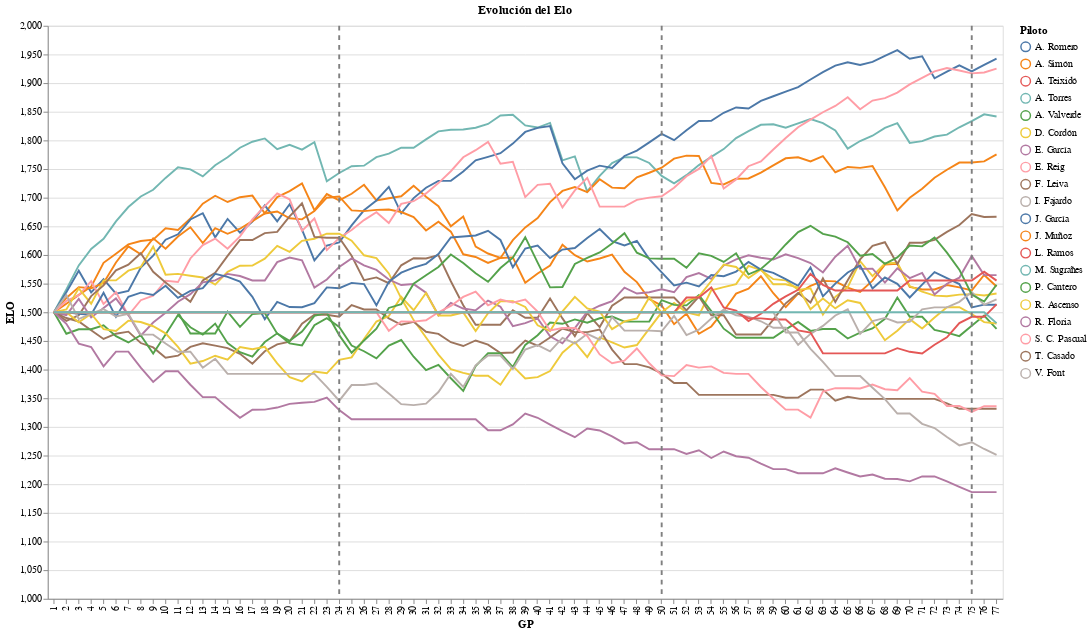

The notebook cell this image was saved under:
### Code cell
selector = alt.selection_point(fields=['Piloto'], bind='legend', toggle='true')

linea_temporada1 = alt.Chart(pd.DataFrame({'GP': [24]})).mark_rule(
    color='gray',
    strokeDash=[5, 5],
    size=2
).encode(
    x='GP:O'
)
linea_temporada2 = alt.Chart(pd.DataFrame({'GP': [50]})).mark_rule(
    color='gray',
    strokeDash=[5, 5],
    size=2
).encode(
    x='GP:O'
)
linea_temporada3 = alt.Chart(pd.DataFrame({'GP': [75]})).mark_rule(
    color='gray',
    strokeDash=[5, 5],
    size=2
).encode(
    x='GP:O'
)
chart_base = alt.Chart(dataframeElos).mark_line().encode(
    x='GP:O',
    y=alt.Y('ELO:Q', scale=alt.Scale(domain=[1000,2000])),
    color='Piloto:N',
    opacity=alt.condition(selector, alt.value(1), alt.value(0.1))
).add_params(
    selector
)
tooltip = alt.Chart(dataframeElos).mark_point(
    opacity=0  # invisible
).encode(
    x='GP:O',
    y=alt.Y('ELO:Q', scale=alt.Scale(domain=[1000,2000])),
    color='Piloto:N',
    tooltip=['ELO:Q']
)

chart_final = (chart_base + linea_temporada1+linea_temporada2+linea_temporada3+tooltip).properties(
    width=1000,
    height=600,
    title='Evolución del Elo'
)
chart_final

### Figure 1 — Vega-Lite specification as saved in the notebook (floating-point values rounded to 4 significant figures; data arrays with more than 128 entries replaced by an {"elided": "..."} marker saying what was removed)
{"config": {"view": {"continuousWidth": 300, "continuousHeight": 300}}, "layer": [{"data": {"name": "data-b3205f72af0539416bdca78cd7d98afb"}, "mark": {"type": "line"}, "encoding": {"color": {"field": "Piloto", "type": "nominal"}, "opacity": {"condition": {"param": "param_18", "value": 1}, "value": 0.1}, "x": {"field": "GP", "type": "ordinal"}, "y": {"field": "ELO", "scale": {"domain": [1000, 2000]}, "type": "quantitative"}}, "name": "view_18"}, {"data": {"name": "data-14295def94170c37ade63d7ce679a333"}, "mark": {"type": "rule", "color": "gray", "size": 2, "strokeDash": [5, 5]}, "encoding": {"x": {"field": "GP", "type": "ordinal"}}}, {"data": {"name": "data-8f21f609cee76ccc639b8b653eb23236"}, "mark": {"type": "rule", "color": "gray", "size": 2, "strokeDash": [5, 5]}, "encoding": {"x": {"field": "GP", "type": "ordinal"}}}, {"data": {"name": "data-039bcbdb345252e7f0b993a7b2f8931e"}, "mark": {"type": "rule", "color": "gray", "size": 2, "strokeDash": [5, 5]}, "encoding": {"x": {"field": "GP", "type": "ordinal"}}}, {"data": {"name": "data-b3205f72af0539416bdca78cd7d98afb"}, "mark": {"type": "point", "opacity": 0}, "encoding": {"color": {"field": "Piloto", "type": "nominal"}, "tooltip": [{"field": "ELO", "type": "quantitative"}], "x": {"field": "GP", "type": "ordinal"}, "y": {"field": "ELO", "scale": {"domain": [1000, 2000]}, "type": "quantitative"}}}], "height": 600, "params": [{"name": "param_18", "select": {"type": "point", "fields": ["Piloto"], "toggle": "true"}, "bind": "legend", "views": ["view_18"]}], "title": "Evolución del Elo", "width": 1000, "$schema": "https://vega.github.io/schema/vega-lite/v5.20.1.json", "datasets": {"data-b3205f72af0539416bdca78cd7d98afb": {"elided": "1540 records"}, "data-14295def94170c37ade63d7ce679a333": [{"GP": 24}], "data-8f21f609cee76ccc639b8b653eb23236": [{"GP": 50}], "data-039bcbdb345252e7f0b993a7b2f8931e": [{"GP": 75}]}}
